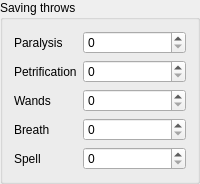
                 <widget class="QGroupBox" name="box_saves">
                  <property name="title">
                   <string>Saving throws</string>
                  </property>
                  <layout class="QFormLayout" name="form_saves">
                   <item row="0" column="0">
                    <widget class="QLabel" name="label_save_paralysis">
                     <property name="text">
                      <string>Paralysis</string>
                     </property>
                    </widget>
                   </item>
                   <item row="0" column="1">
                    <widget class="QSpinBox" name="field_save_paralysis">
                     <property name="minimum">
                      <number>0</number>
                     </property>
                     <property name="maximum">
                      <number>255</number>
                     </property>
                    </widget>
                   </item>
                   <item row="1" column="0">
                    <widget class="QLabel" name="label_save_petrification">
                     <property name="text">
                      <string>Petrification</string>
                     </property>
                    </widget>
                   </item>
                   <item row="1" column="1">
                    <widget class="QSpinBox" name="field_save_petrification">
                     <property name="minimum">
                      <number>0</number>
                     </property>
                     <property name="maximum">
                      <number>255</number>
                     </property>
                    </widget>
                   </item>
                   <item row="2" column="0">
                    <widget class="QLabel" name="label_save_wands">
                     <property name="text">
                      <string>Wands</string>
                     </property>
                    </widget>
                   </item>
                   <item row="2" column="1">
                    <widget class="QSpinBox" name="field_save_wands">
                     <property name="minimum">
                      <number>0</number>
                     </property>
                     <property name="maximum">
                      <number>255</number>
                     </property>
                    </widget>
                   </item>
                   <item row="3" column="0">
                    <widget class="QLabel" name="label_save_breath">
                     <property name="text">
                      <string>Breath</string>
                     </property>
                    </widget>
                   </item>
                   <item row="3" column="1">
                    <widget class="QSpinBox" name="field_save_breath">
                     <property name="minimum">
                      <number>0</number>
                     </property>
                     <property name="maximum">
                      <number>255</number>
                     </property>
                    </widget>
                   </item>
                   <item row="4" column="0">
                    <widget class="QLabel" name="label_save_spell">
                     <property name="text">
                      <string>Spell</string>
                     </property>
                    </widget>
                   </item>
                   <item row="4" column="1">
                    <widget class="QSpinBox" name="field_save_spell">
                     <property name="minimum">
                      <number>0</number>
                     </property>
                     <property name="maximum">
                      <number>255</number>
                     </property>
                    </widget>
                   </item>
                  </layout>
                 </widget>
